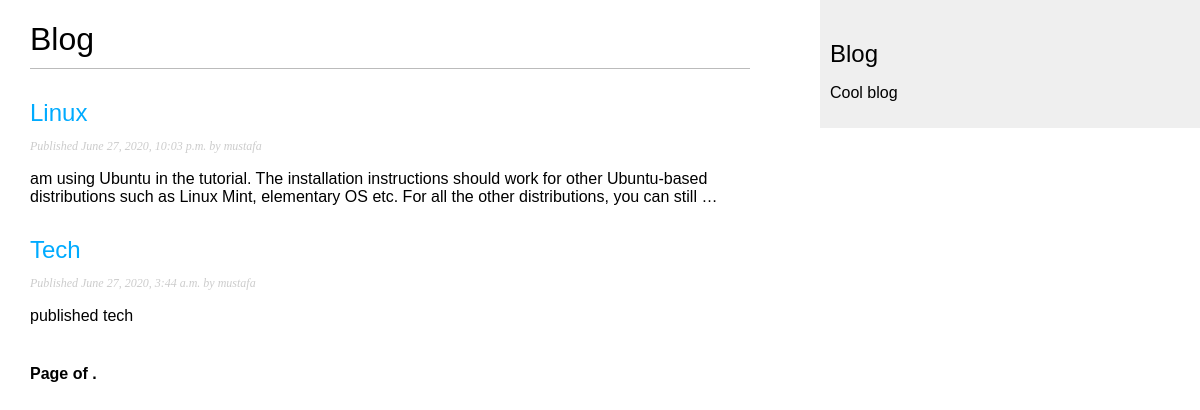
/posts/, run on the app's committed database.
### posts/models.py (models this page shows, shortened)
class Post(models.Model):
    title = models.CharField(max_length=200)
    slug = models.SlugField(max_length=200, unique_for_date='publish')
    author = models.ForeignKey(
        User,  on_delete=models.CASCADE, related_name='blog_posts')
    body = models.TextField()
    publish = models.DateTimeField(default=timezone.now)
    created = models.DateTimeField(auto_now_add=True)
    updated = models.DateTimeField(auto_now=True)
    status = models.CharField(
        max_length=20, choices=POST_STATUS, default='draft')
    objects = models.Manager()
    published = PublishedManager()
    class Meta:
        ordering = ('-publish',)
    def get_absolute_url(self):
        return reverse('posts:detail', args=[
            self.publish.year,
            self.publish.month,
            self.publish.day,
            self.slug])

### posts/views.py (the view)
# urls.py: path('', PostListView.as_view(), name='list'),
class PostListView(ListView):
    queryset = Post.published.all()
    context_object_name = 'posts'
    paginated_by = 3
    template_name = 'posts/list.html'

### posts/templates/posts/list.html (shortened to what this page needs)
{% extends "posts/base.html" %}
{% block content %}
<h1>Blog</h1>
{% for post in posts %}
<h2>
  <a href="{{ post.get_absolute_url }}">
    {{ post.title }}
  </a>
</h2>
<p class="date">
  Published {{ post.publish }} by {{ post.author }}
</p>
{{ post.body|truncatewords:30|linebreaks }}
{% endfor %}
{% include "paginator.html" with page=page_obj %}
{% endblock %}

### posts/templates/posts/base.html (shortened to what this page needs)
{% load static %}
<!DOCTYPE html>
<html lang="en">
  <head>
    <link rel="stylesheet" href="{% static 'css/posts.css' %}" />
  </head>
  <body>
    <div id="content">
      {% block content %} {% endblock %}
    </div>
    <div id="sidebar">
      <h2>Blog</h2>
      <p>Cool blog</p>
    </div>
  </body>
</html>

### posts/templates/paginator.html (shortened to what this page needs)
<div class="pagination">
  <span class="step-links">
    <span class="current">
      Page {{ page.number }} of {{ page.paginator.num_pages }}.
    </span>
  </span>
</div>

### posts/static/css/posts.css (style rules this page uses)
body { margin: 0; padding: 0; font-family: helvetica, sans-serif; }
a { color: #00abff; text-decoration: none; }
h1 { font-weight: normal; border-bottom: 1px solid #bbb; padding: 0 0 10px 0; }
h2 { font-weight: normal; margin: 30px 0 0; }
#content { float: left; width: 60%; padding: 0 0 0 30px; }
#sidebar { float: right; width: 30%; padding: 10px; background: #efefef; height: 100%; }
p.date { color: #ccc; font-family: georgia, serif; font-size: 12px; font-style: italic; }
.pagination { margin: 40px 0; font-weight: bold; }

### data on the page
Post: title "Linux", publish "June 27, 2020, 10:03 p.m.", author "mustafa", body "am using Ubuntu in the tutorial. The installation instructions should work for other Ubuntu-based distributions such as Linux Mint, elementary OS etc. For all the other distributions, you can still …"
Post: title "Tech", publish "June 27, 2020, 3:44 a.m.", author "mustafa", body "published tech"
